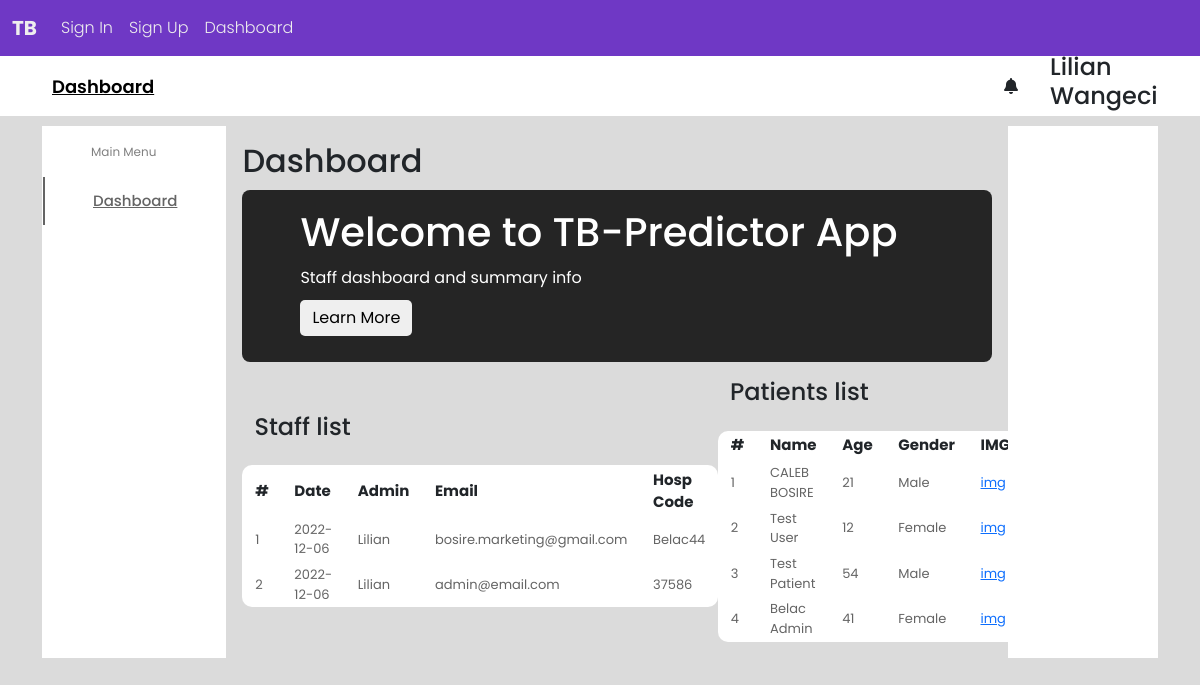
Screenshot of /staff-dashboard with the database file from the repository.
### main.py (models this page shows)
class User(UserMixin, db.Model):
    __tablename__ = "user"
    id = db.Column(db.Integer, primary_key=True)
    email = db.Column(db.String(500), unique=True, nullable=False)
    code = db.Column(db.String(250), unique=True, nullable=False)
    password = db.Column(db.String(250), nullable=False)

class Patient(db.Model):
    __tablename__ = "patient"
    id = db.Column(db.Integer, primary_key=True)
    name = db.Column(db.String(250), nullable=False)
    identification = db.Column(db.Integer, nullable=False, unique=True)
    age = db.Column(db.Integer, nullable=False)
    gender = db.Column(db.String(10), nullable=False)
    image_id = db.Column(db.String(250), nullable=False, unique=True)
    hospital = db.Column(db.String(500), nullable=False)

### main.py (the view)
@app.route("/staff-dashboard", methods=["GET", "POST"])
def staff_dashboard():
    staff_data = User.query.all()
    today = datetime.today().date()
    patient_data = Patient.query.all()
    return render_template("staff-dashboard.html", data=staff_data, today=today, patient_data=patient_data)

### templates/staff-dashboard.html (shortened to what this page needs)
{% include "header.html" %}
{% import "bootstrap/wtf.html" as wtf %}
  <header class="header">
    <div class="logo">
      <a href="#">Dashboard</a>
    </div>
    <div class="header-icons">
      <i class="fas fa-bell"></i>
      <div class="account">
        <h4>Lilian Wangeci</h4>
      </div>
    </div>
  </header>
  <div class="container">
    <nav>
      <div class="side_navbar">
        <span>Main Menu</span>
        <a href="#" class="active">Dashboard</a>
      </div>
    </nav>
    <div class="main-body">
      <h2>Dashboard</h2>
      <div class="promo_card">
        <h1>Welcome to TB-Predictor App</h1>
        <span>Staff dashboard and summary info</span>
        <button>Learn More</button>
      </div>
      <div class="history_lists">
        <div class="list1">
          <div class="row">
            <h4>Staff list</h4>
          </div>
          <table>
            <thead>
              <tr>
                <th>#</th>
                <th>Date</th>
                <th>Admin</th>
                <th>Email</th>
                <th>Hosp Code</th>
              </tr>
            </thead>
            <tbody>
            {% for staff in data: %}
                <tr>
                  <td>{{staff.id}}</td>
                  <td>{{today}}</td>
                  <td>Lilian</td>
                  <td>{{staff.email}}</td>
                  <td>{{staff.code}}</td>
                </tr>
            {% endfor %}
            </tbody>
          </table>
        </div>
        <div class="list2">
          <div class="row">
            <h4>Patients list</h4>
          </div>
          <table>
            <thead>
              <tr>
                <th>#</th>
                <th>Name</th>
                <th>Age</th>
                <th>Gender</th>
                <th>IMG</th>
              </tr>
            </thead>
            <tbody>
        {% for data in patient_data: %}
              <tr>
                <td>{{data.id}}</td>
                <td>{{data.name}}</td>
                <td>{{data.age}}</td>
                <td>{{data.gender}}</td>
                <td><a href="{{url_for('image', link=data.image_id)}}">img</a></td>
              </tr>
        {% endfor %}
            </tbody>
          </table>
        </div>
      </div>
    </div>
    <div class="sidebar">
    </div>
  </div>
{% include "footer.html" %}

### templates/header.html (shortened to what this page needs)
<!DOCTYPE html>
<html lang="en">
<head>
    <link href="https://cdn.jsdelivr.net/npm/bootstrap@5.2.2/dist/css/bootstrap.min.css" rel="stylesheet">
    <link href="{{url_for('static', filename='css/styles.css')}}" rel="stylesheet">
</head>
<body>
<nav class="navbar navbar-expand-lg">
  <div class="container-fluid">
    <a class="navbar-brand" href="{{url_for('home')}}">TB</a>
    <div class="collapse navbar-collapse" id="navbarNav">
         <ul class="navbar-nav">
        {% if  not current_user.is_authenticated: %}
          <li class="nav-item">
             <a class="nav-link" href="{{url_for('login')}}">Sign In</a>
          </li>
          <li class="nav-item">
            <a class="nav-link" href="{{url_for('register')}}">Sign Up</a>
          </li>
        {% endif %}
      <li class="nav-item">
          <a class="nav-link" href="{{url_for('staff_dashboard')}}">Dashboard</a>
      </li>
    </ul>
    </div>
  </div>
</nav>

### templates/footer.html (shortened to what this page needs)
    </body>
</html>

### static/css/styles.css (style rules this page uses)
.container { width:80% margin:0 auto; margin-top:5vh; }

### templates/header.html (style rules this page uses)
* { box-sizing:border-box; }
body { font-family: 'Roboto', sans-serif; }
.navbar.navbar-expand-lg { background-color:#6F38C5; }
.navbar-brand, .nav-link { color:#EEEEEE; }
.navbar-brand { font-weight:700; }
.nav-link { font-weight:300; }

### templates/staff-dashboard.html (style rules this page uses)
* { margin: 0; padding: 0; border: none; outline: none; text-decoration: none; box-sizing: border-box; font-family: "Poppins", sans-serif; }
body { background: rgb(219, 219, 219); }
.header { display: flex; align-items: center; justify-content: space-between; height: 60px; padding: 20px; background: #fff; }
.logo { display: flex; align-items: center; }
.logo a { color: #000; font-size: 18px; font-weight: 600; margin: 2rem 8rem 2rem 2rem; }
.header-icons { display: flex; align-items: center; }
.header-icons i { margin-right: 2rem; cursor: pointer; }
.header-icons .account { width: 130px; display: flex; align-items: center; justify-content: space-between; }
.container { margin-top: 10px; display: flex; justify-content: space-between; }
nav { background: #fff; }
.side_navbar { padding: 1px; display: flex; flex-direction: column; }
.side_navbar span { color: gray; margin: 1rem 3rem; font-size: 12px; }
.side_navbar a { width: 100%; padding: 0.8rem 3rem; font-weight: 500; font-size: 15px; color: rgb(100, 100, 100); }
.side_navbar .active { border-left: 2px solid rgb(100, 100, 100); }
.main-body { width: 70%; padding: 1rem; }
.promo_card { width: 100%; color: #fff; margin-top: 10px; border-radius: 8px; padding: 0.5rem 1rem 1rem 3rem; background: rgb(37, 37, 37); }
.promo_card h1, .promo_card span, button { margin: 10px; }
.promo_card button { display: block; padding: 6px 12px; border-radius: 5px; cursor: pointer; }
.history_lists { display: flex; align-items: center; justify-content: space-between; }
.row { display: flex; justify-content: space-between; align-items: center; margin: 1rem 0; }
table { background: #fff; padding: 1rem; text-align: left; border-radius: 10px; }
table td, th { padding: 0.2rem 0.8rem; }
table th { font-size: 15px; }
table td { font-size: 13px; color: rgb(100, 100, 100); }
.sidebar { width: 15%; padding: 2rem 1rem; background: #fff; }

### rows the page displays
User: id "1", email "bosire.marketing@gmail.com", code "Belac44"
User: id "2", email "admin@email.com", code "37586"
Patient: id "1", name "CALEB BOSIRE", age "21", gender "Male"
Patient: id "2", name "Test User", age "12", gender "Female"
Patient: id "3", name "Test Patient", age "54", gender "Male"
Patient: id "4", name "Belac Admin", age "41", gender "Female"
